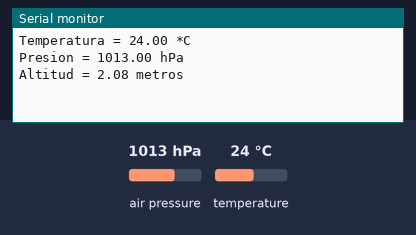
The program below on a simulated ESP32. Shown: the last lines printed to the serial monitor. The inputs (shaded band) are chosen by the test bench; at power-on: air pressure 1013 hPa, temperature 24 °C.

Above: at 1.2 s.
1.3 s: air pressure set to 952 hPa
At 2.5 s:
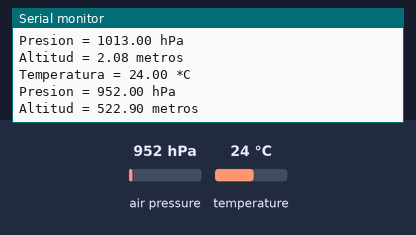
2.8 s: temperature set to 12 °C
At 4.2 s:
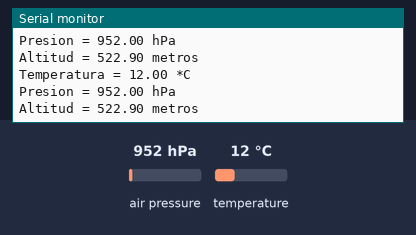
4.3 s: air pressure set to 975 hPa
At 7.5 s:
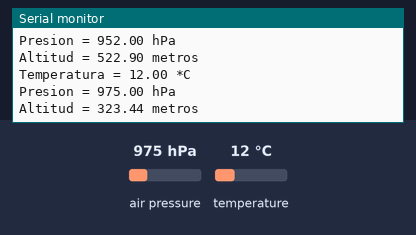
Timing chart, 0 to 9.0 s (numbered marks = the images above; inputs shaded):
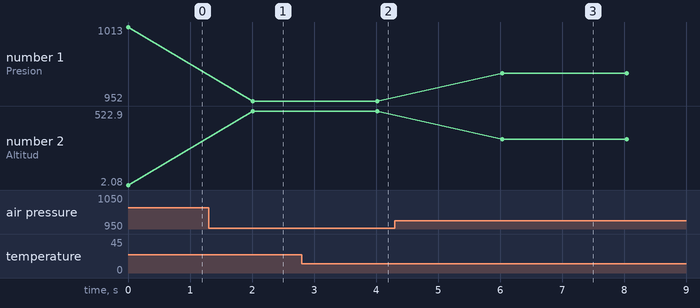

The program:

main.cpp
```cpp
#include <Arduino.h>
#include <Adafruit_BMP085.h>

Adafruit_BMP085 bmp;

//SDA 21
//SCL 22
void setup() {
  // put your setup code here, to run once:
  Serial.begin(9600);
  if (!bmp.begin()) {
    Serial.println("No se encuentre el sensor");
    while (true) {}
  }
}

void loop() {
  // put your main code here, to run repeatedly:
  Serial.print("Temperatura = ");
  Serial.print(bmp.readTemperature());
  Serial.println(" *C");

  Serial.print("Presion = ");
  Serial.print(bmp.readPressure()/100.0);
  Serial.println(" hPa");

  Serial.print("Altitud = ");
  Serial.print(bmp.readAltitude());
  Serial.println(" metros");

  Serial.println();
  delay(2000);

}
```

Measured:
- after the input at 1.3 s, the serial monitor: prints a new line after 0.71 s (image 1)
- after the input at 2.8 s, the serial monitor: prints a new line after 1.2 s (image 2)
- after the input at 4.3 s, the serial monitor: prints a new line after 1.7 s (image 3)
- plotted number 1: 1013 → 952 after the input at 1.3 s, 952 → 975 after the input at 4.3 s
- plotted number 2: 2.08 → 522.9 after the input at 1.3 s, 522.9 → 323.44 after the input at 4.3 s
